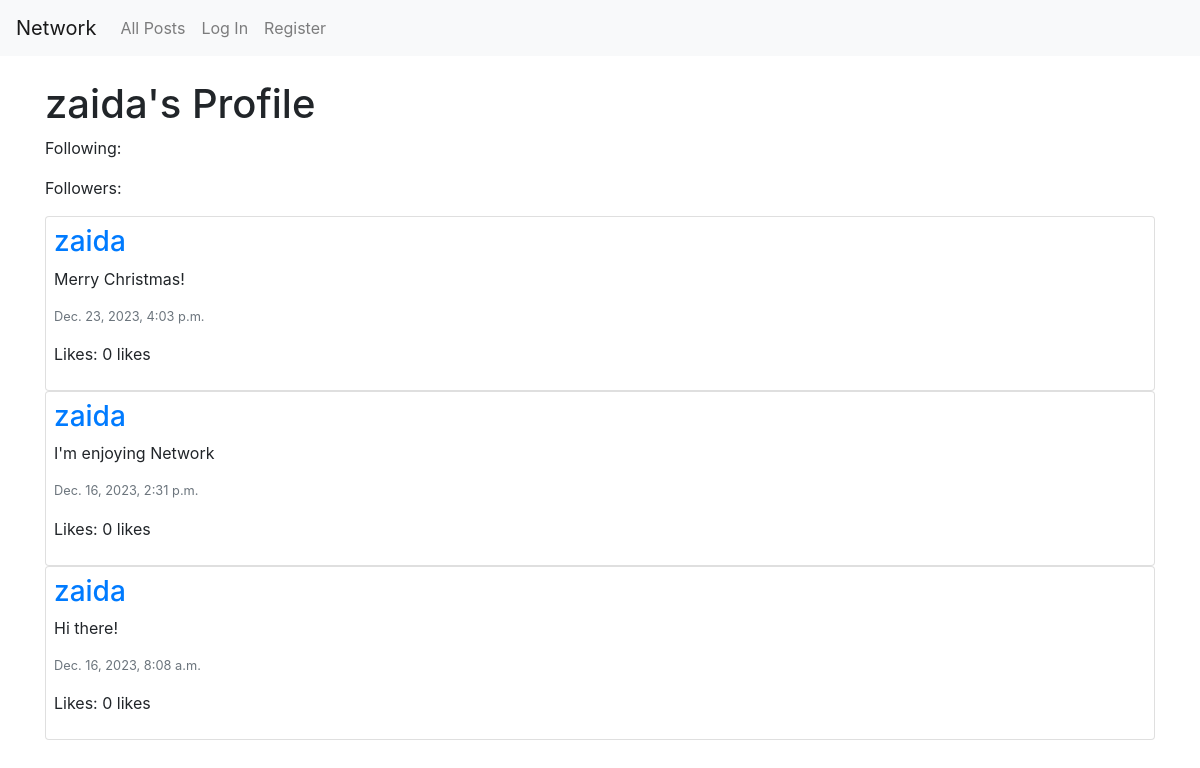
The page /profile/1 on the database as committed earlier.
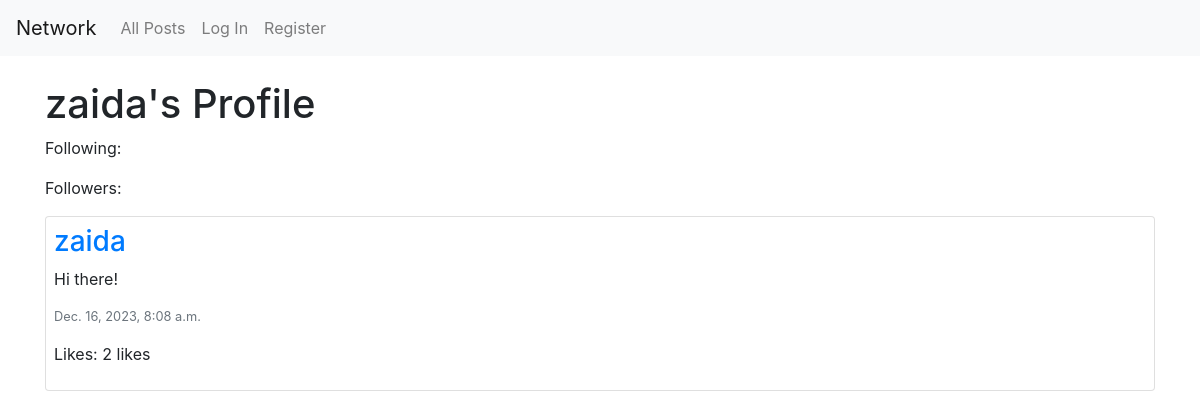
The same page on the database as committed later.
### network/models.py (models this page shows, shortened)
class Post(models.Model):
    user= models.ForeignKey("User", on_delete=models.CASCADE, related_name='posts')
    content = models.CharField(max_length=300)
    timestamp = models.DateTimeField(auto_now_add=True)
    like = models.IntegerField(default=0)

class User(AbstractUser):
    followers= models.ManyToManyField("self", symmetrical=False, related_name='following', blank=True)

### network/views.py (the view)
# urls.py: path("profile/<int:user_id>", views.profile, name="profile"),
def profile(request, user_id):
    user = get_object_or_404(User, id=user_id)
    posts = Post.objects.filter(user = user).order_by('id').reverse()
    paginator = Paginator(posts, 10)
    page_number = request.GET.get('page')
    page_obj = paginator.get_page(page_number)
    return render(request, "network/profile.html", {
        'posts': posts,
        'page_obj': page_obj,
        'username': user.username,
        'profile_owner': user,
    })

### network/templates/network/profile.html (shortened to what this page needs)
{% extends "network/layout.html" %} {% load static %} {% block body %}
<div id="title">
  <h1 class="mt-4 mb-2">{{ username }}'s Profile</h1>
</div>
<div>
  <p id="followingCount">Following: {{ user.following.count }}</p>
  <p id="followersCount">Followers: {{ user.followers.count }}</p>
</div>
<div id="posts-view">
  <div id="all-posts">
    {% for post in page_obj %}
    <div class="card p-2">
      <h3>
        <a href="{% url 'profile' user_id=post.user.id%}">{{post.user}}</a>
      </h3>
      <p>{{ post.content }}</p>
      <p class="text-secondary lh-1 small">{{ post.timestamp }}</p>
      <p>
        <span class="like_count">Likes: {{ post.like }} </span>
        {% if post.like == 1 %} like {% else %} likes {% endif %}
      </p>
    </div>
    {% empty %}
    <h3>No posts available</h3>
    {% endfor %}
  </div>
</div>
{% endblock %}

Rows that differ between the two databases and show on the page:
removed Post: user "zaida", content "Merry Christmas!", timestamp "Dec. 23, 2023, 4:03 p.m.", like "0", shows "likes"
removed Post: user "zaida", content "I'm enjoying Network", timestamp "Dec. 16, 2023, 2:31 p.m.", like "0", shows "likes"
changed Post "Hi there!": like "0" → "2"
